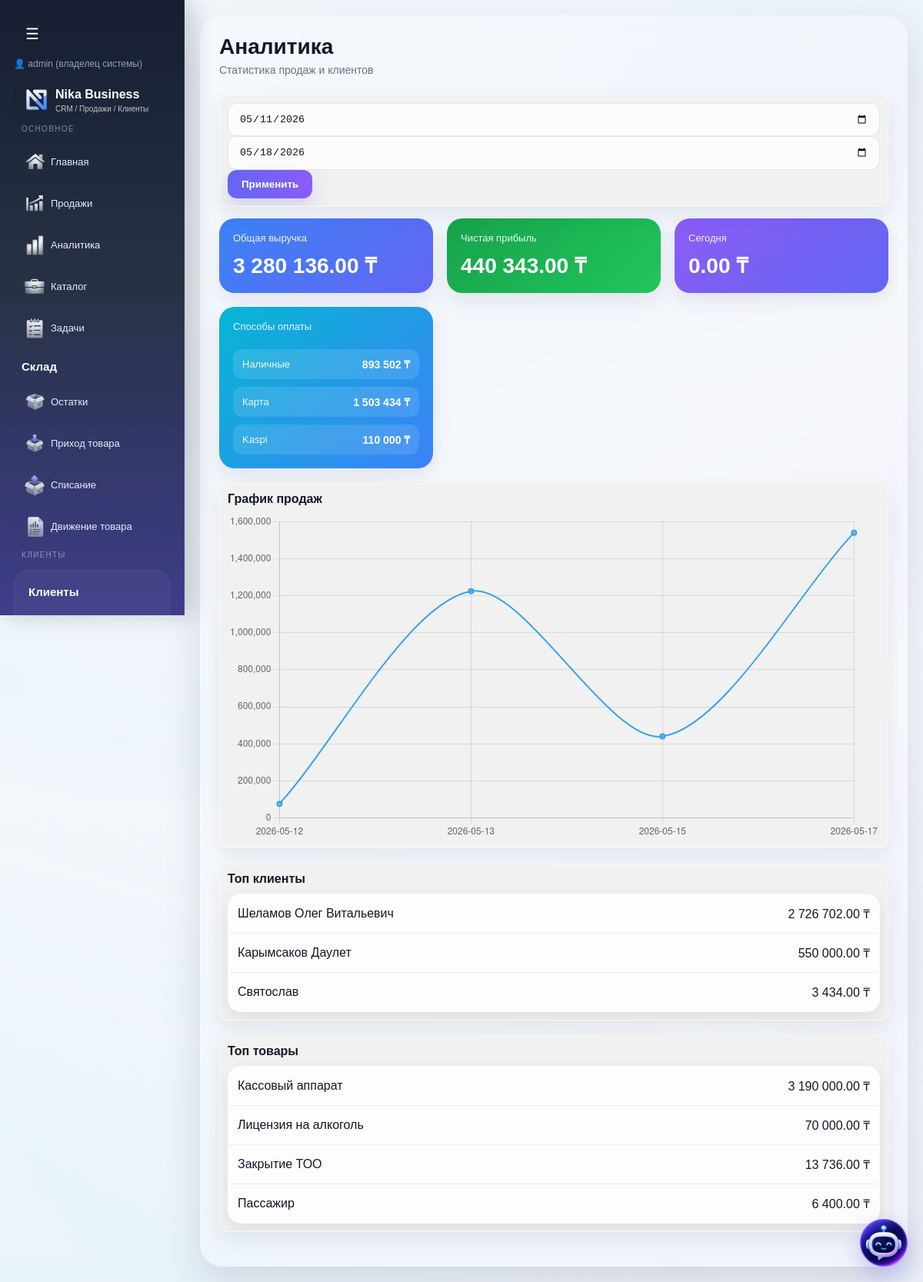
The page /analytics (signed in) on the database as committed earlier.
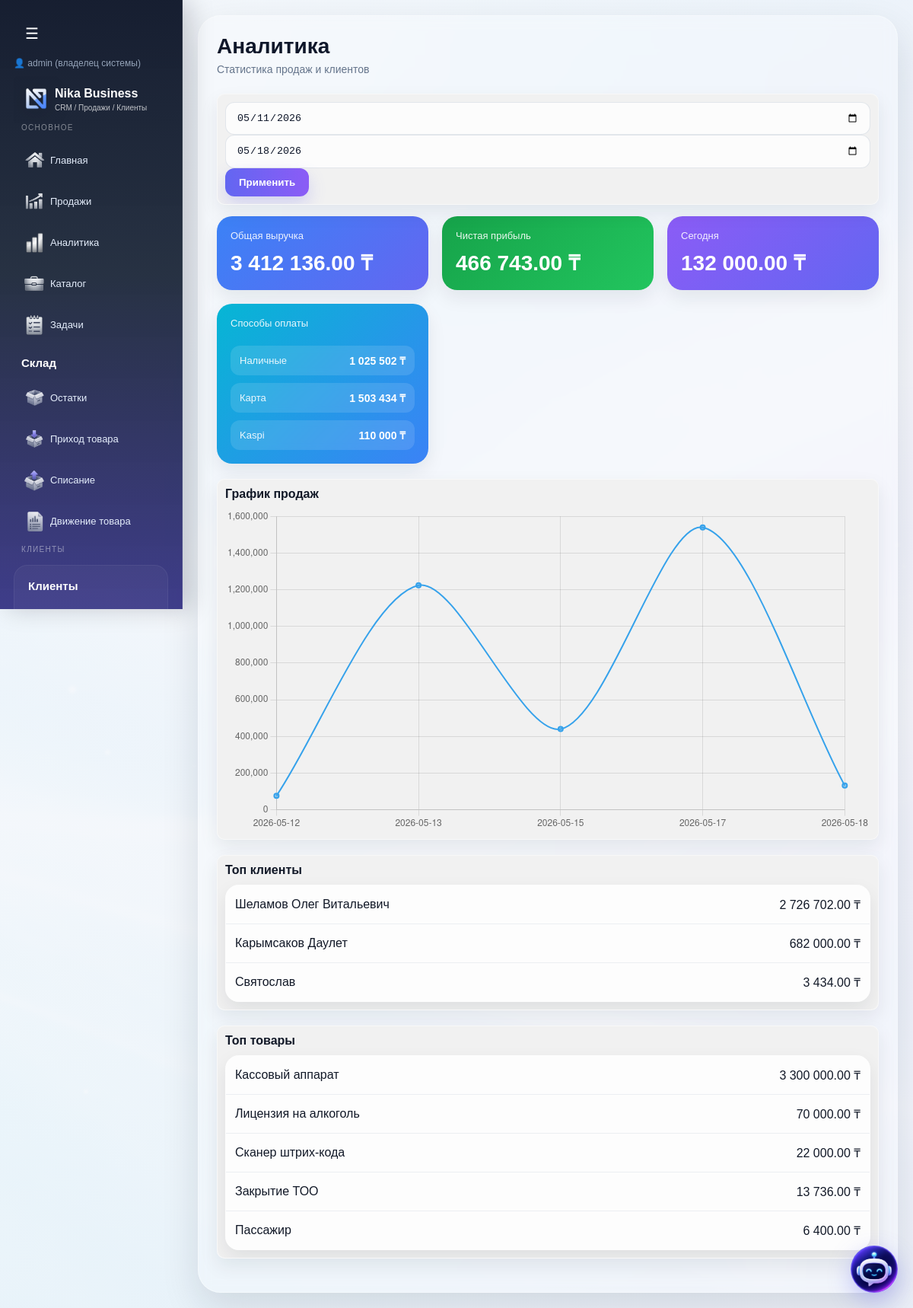
The same page on the database as committed later.
### tables this page shows
CREATE TABLE clients (
        id INTEGER PRIMARY KEY,
        is_deleted INTEGER DEFAULT 0,
        full_name TEXT,
        phone TEXT,
        status TEXT,
        category TEXT,
        payment TEXT,
        comment TEXT,
        address TEXT,
        created_at TEXT,
        iin TEXT,
        company_name TEXT,
        photo TEXT,
        comment_photos TEXT
    , company_id INTEGER, contract_number TEXT, contract_date TEXT);

### routes/sales.py (the view)
@sales_bp.route("/analytics")
def analytics():
    conn = get_db()
    conn.row_factory = sqlite3.Row
    company_id = session.get("company_id")
    date_from = request.args.get("from")
    date_to = request.args.get("to")
    if not date_from or not date_to:
        date_to = datetime.now().strftime("%Y-%m-%d")
        date_from = (datetime.now() - timedelta(days=7)).strftime("%Y-%m-%d")
    chart_data = conn.execute("""
        SELECT DATE(created_at) as date, SUM(total_amount) as total
        FROM sales
        WHERE company_id = ?
        AND sales.status = 'Оплачено'
        AND DATE(created_at) BETWEEN ? AND ?
        GROUP BY DATE(created_at)
        ORDER BY date
    """, (company_id, date_from, date_to)).fetchall()
    chart_labels = [row["date"] for row in chart_data]
    chart_values = [row["total"] or 0 for row in chart_data]
    total = sum(chart_values)
    profit_row = conn.execute("""
        SELECT SUM(profit) as profit
        FROM sale_items
        WHERE sale_id IN (
            SELECT id
            FROM sales
            WHERE company_id = ?
            AND sales.status = 'Оплачено'
            AND DATE(created_at) BETWEEN ? AND ?
        )
    """, (
        company_id,
        date_from,
        date_to
    )).fetchone()
    profit = profit_row["profit"] or 0
    top_clients = conn.execute("""
        SELECT clients.full_name, SUM(sales.total_amount) as total
        FROM sales
        JOIN clients ON sales.client_id = clients.id
        WHERE sales.company_id = ?
        AND sales.status = 'Оплачено'
        AND DATE(sales.created_at) BETWEEN ? AND ?
        GROUP BY clients.id
        ORDER BY total DESC
        LIMIT 5
    """, (company_id, date_from, date_to)).fetchall()
    top_items = conn.execute("""
        SELECT name, SUM(total) as total
        FROM sale_items
        WHERE sale_id IN (
            SELECT id FROM sales
            WHERE company_id = ?
            AND sales.status = 'Оплачено'
            AND DATE(created_at) BETWEEN ? AND ?
        )
        GROUP BY name
        ORDER BY total DESC
        LIMIT 5
    """, (company_id, date_from, date_to)).fetchall()
    payments = conn.execute("""
        SELECT
            SUM(cash_amount) as cash,
            SUM(card_amount) as card,
            SUM(kaspi_amount) as kaspi
        FROM sales
        WHERE company_id = ?
        AND sales.status = 'Оплачено'
        AND DATE(created_at) BETWEEN ? AND ?
    """, (company_id, date_from, date_to)).fetchone()
    today_str = datetime.now().strftime("%Y-%m-%d")
    today = conn.execute("""
        SELECT SUM(total_amount) as total
        FROM sales
        WHERE company_id = ?
        AND sales.status = 'Оплачено'
        AND DATE(created_at) = ?
    """, (company_id, today_str)).fetchone()["total"] or 0
    conn.close()
    return render_template(
        "analytics.html",
        chart_labels=chart_labels,
        chart_values=chart_values,
        total=total,
        top_clients=top_clients,
        top_items=top_items,
        payments=payments,
        date_from=date_from,
        date_to=date_to,
        today=today,
        profit=profit,
    )

### app.py (called while the page is built, shortened)
@app.before_request
def check_company_access():
    if session.get("is_super_admin") or session.get("is_creator"):
        return

### models.py (called while the page is built)
def get_db():
    conn = sqlite3.connect(DATABASE, timeout=5)
    conn.row_factory = sqlite3.Row
    return conn

### templates/analytics.html (shortened to what this page needs)
{% extends "base.html" %}
{% block content %}
<div class="page-header">
    <div>
        <h1 class="page-title">Аналитика</h1>
        <div class="page-note">Статистика продаж и клиентов</div>
    </div>
</div>
<form method="get" class="card" style="margin-bottom:15px;">
    <div class="analytics-filter">
        <input type="date" name="from" value="{{ date_from }}">
        <input type="date" name="to" value="{{ date_to }}">
        <button class="btn">Применить</button>
    </div>
</form>
<div class="stats-grid">
    <div class="stat-card blue">
        <div class="stat-label">
            Общая выручка
        </div>
        <div class="stat-value">
            {{ "{:,.2f}".format(total).replace(",", " ") }} ₸
        </div>
    </div>
    <div class="stat-card green">
        <div class="stat-label">
            Чистая прибыль
        </div>
        <div class="stat-value">
            {{ "{:,.2f}".format(profit).replace(",", " ") }} ₸
        </div>
    </div>
    <div class="stat-card purple">
        <div class="stat-label">
            Сегодня
        </div>
        <div class="stat-value">
            {{ "{:,.2f}".format(today or 0).replace(",", " ") }} ₸
        </div>
    </div>
	<div class="stat-card cyan payments-card">
		<div class="stat-label">
			Способы оплаты
		</div>
		<div class="payment-list">
			<div class="payment-item">
				<div class="payment-name">
					Наличные
				</div>
				<div class="payment-value">
					{{ "{:,.0f}".format(payments.cash or 0).replace(",", " ") }} ₸
				</div>
			</div>
			<div class="payment-item">
				<div class="payment-name">
					Карта
				</div>
				<div class="payment-value">
					{{ "{:,.0f}".format(payments.card or 0).replace(",", " ") }} ₸
				</div>
			</div>
			<div class="payment-item">
				<div class="payment-name">
					Kaspi
				</div>
				<div class="payment-value">
					{{ "{:,.0f}".format(payments.kaspi or 0).replace(",", " ") }} ₸
				</div>
			</div>
		</div>
	</div>
</div>
<div class="card">
    <div class="title">График продаж</div>
    <canvas id="chart"></canvas>
</div>
<div class="desktop-table">
	<div class="card">
		<div class="title">Топ клиенты</div>
		<table>
			<tbody>
			{% for c in top_clients %}
				<tr>
					<td>{{ c.full_name }}</td>
					<td style="text-align:right;">
						{{ "{:,.2f}".format(c.total).replace(",", " ") }} ₸
					</td>
				</tr>
			{% endfor %}
			</tbody>
		</table>
	</div>
</div>
<div class="desktop-table">
	<div class="card">
		<div class="title">Топ товары</div>
		<table>
			<tbody>
			{% for i in top_items %}
				<tr>
					<td>{{ i.name }}</td>
					<td style="text-align:right;">
						{{ "{:,.2f}".format(i.total).replace(",", " ") }} ₸
					</td>
				</tr>
			{% endfor %}
			</tbody>
		</table>
	</div>
</div>
<script>
new Chart(document.getElementById('chart'), {
    type: 'line',
    data: {
        labels: {{ chart_labels | tojson }},
        datasets: [{
            data: {{ chart_values | tojson }},
            borderWidth: 2,
            tension: 0.3
        }]
    },
    options: {
        plugins: { legend: { display: false } }
    }
});
</script>
{% endblock %}

Rows that differ between the two databases and show on the page:
changed clients "Карымсаков Даулет": total "550 000.00" → "682 000.00"
Other text that changed with them:
{{ "{:,.2f}".format(total).replace(",", " ") }}: "3 280 136.00" → "3 412 136.00"
{{ "{:,.2f}".format(profit).replace(",", " ") }}: "440 343.00" → "466 743.00"
{{ "{:,.2f}".format(today or 0).replace(",", " ") }}: "0.00" → "132 000.00"
{{ "{:,.0f}".format(payments.cash or 0).replace(",", " ") }}: "893 502" → "1 025 502"
chart data {{ chart_labels | tojson }}: ["2026-05-12", "2026-05-13", "2026-05-15", "2026-05-17"] → ["2026-05-12", "2026-05-13", "2026-05-15", "2026-05-17", "2026-05-18"]
chart data {{ chart_values | tojson }}: [76400, 1223736, 440000, 1540000] → [76400, 1223736, 440000, 1540000, 132000]
new list line: "Кассовый аппарат 3 300 000.00 ₸"
new list line: "Сканер штрих-кода 22 000.00 ₸"
list line gone: "Кассовый аппарат 3 190 000.00 ₸"
